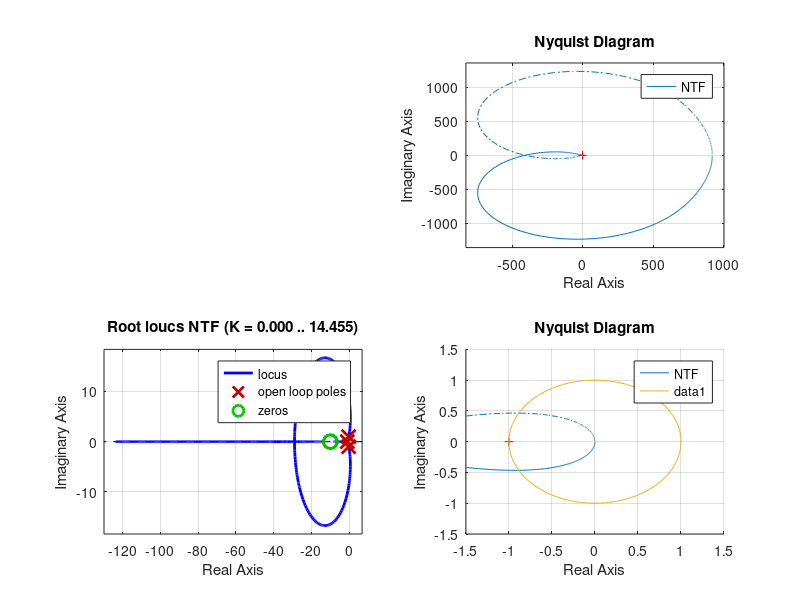
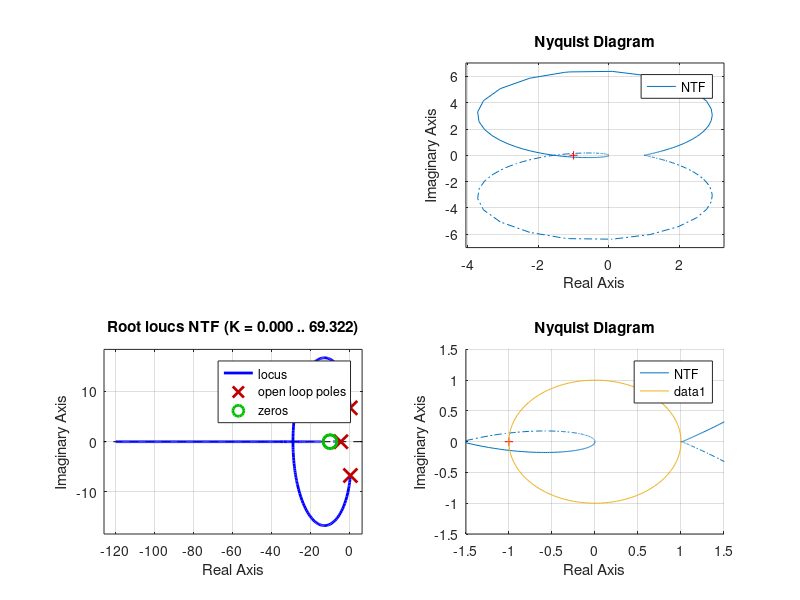
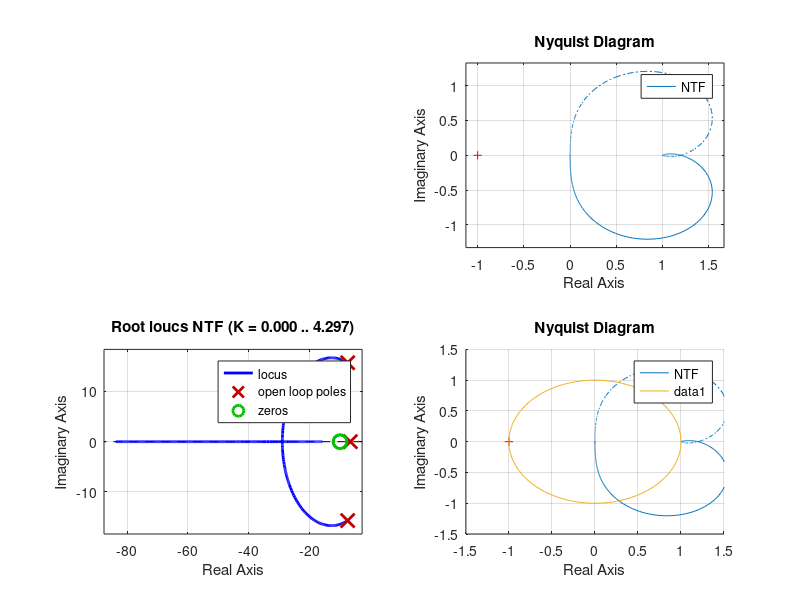

MATLAB code to generate these figures, in order:
A = 10;
B = [1, 10];
C = [1, 10];

D = [1, 1];
E = [1, complex(0.3, 1)];
F = [1, complex(0.3, -1)];

B = conv(A, B);
C = conv(B, C);
Nomin = C;

E = conv(D, E);
F = conv(E, F);
Deno = F;

NTF = tf(Nomin, Deno);

figure(1);
subplot(2,2,1);
bode(NTF);
subplot(2,2,2);
nyquist(NTF);
subplot(2,2,4);
hold on;
nyquist(NTF);
t=0:pi/100:2*pi;
x=sin(t);
y=cos(t);
plot(x,y);
hold off;
axis([-1.5, 1.5, -1.5, 1.5]);
subplot(2,2,3);
rlocus(NTF);

[gain, phase]=margin(NTF);
gain
phase

unstable = 0.2;
stable = 2;

NTF0 = NTF;

NTF = feedback(series(unstable, NTF0), 1);
figure(2);
subplot(2,2,1);
bode(NTF);
subplot(2,2,2);
nyquist(NTF);
subplot(2,2,4);
hold on;
nyquist(NTF);
t=0:pi/100:2*pi;
x=sin(t);
y=cos(t);
plot(x,y);
hold off;
axis([-1.5, 1.5, -1.5, 1.5]);
subplot(2,2,3);
rlocus(NTF);

NTF = feedback(series(stable, NTF0), 1);
figure(3);
subplot(2,2,1);
bode(NTF);
subplot(2,2,2);
nyquist(NTF);
subplot(2,2,4);
hold on;
nyquist(NTF);
t=0:pi/100:2*pi;
x=sin(t);
y=cos(t);
plot(x,y);
hold off;
axis([-1.5, 1.5, -1.5, 1.5]);
subplot(2,2,3);
rlocus(NTF);





